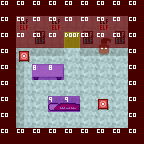

A level layout from a 2D game, rendered from its tile map. Below: a short description, then the map file with its tile-grid data intact:
An orthogonal 9x9 tile map with 16x16 px tiles, 3 tile layers (Tile Layer 1, Tile Layer 2, Tile Layer 3), 2 tilesets.

<map version="1.2" tiledversion="1.2.4" orientation="orthogonal" renderorder="right-down" width="9" height="9" tilewidth="16" tileheight="16" infinite="0" nextlayerid="4" nextobjectid="1">
 <tileset firstgid="1" source="../tilesets/world-tileset.tsx" />
 <tileset firstgid="4097" source="../tilesets/collision-tileset.tsx" />
 <layer id="1" name="Tile Layer 1" width="9" height="9">
  <data encoding="csv">
1,1,1,1,1,1,1,1,1,
1,398,398,398,398,398,398,398,1,
1,462,462,462,259,462,462,462,1,
1,527,528,528,526,528,528,528,1,
1,591,526,526,526,526,526,526,1,
1,591,526,526,526,526,526,526,1,
1,591,526,526,526,526,526,526,1,
1,591,526,526,526,526,526,526,1,
1,1,1,1,1,1,1,1,1
</data>
 </layer>
 <layer id="2" name="Tile Layer 2" width="9" height="9">
  <data encoding="csv">
0,0,0,0,0,0,0,0,0,
0,1290,1291,1290,0,1291,1290,1291,0,
0,1354,1355,1354,0,1355,1350,1355,0,
0,1025,0,0,0,0,1414,0,0,
0,0,325,326,0,0,0,0,0,
0,0,0,0,0,0,0,0,0,
0,0,0,897,898,0,1155,0,0,
0,0,0,0,0,0,0,0,0,
0,0,0,0,0,0,0,0,0
</data>
 </layer>
 <layer id="3" name="Tile Layer 3" width="9" height="9">
  <data encoding="csv">
4098,4098,4098,4098,4098,4098,4098,4098,4098,
4098,4098,4098,4098,4098,4098,4098,4098,4098,
4098,4098,4098,4098,4099,4098,4098,4098,4098,
4098,0,0,0,0,0,0,0,4098,
4098,0,4105,4105,0,0,0,0,4098,
4098,0,0,0,0,0,0,0,4098,
4098,0,0,4106,4106,0,0,0,4098,
4098,0,0,0,0,0,0,0,4098,
4098,4098,4098,4098,4098,4098,4098,4098,4098
</data>
 </layer>
</map>
